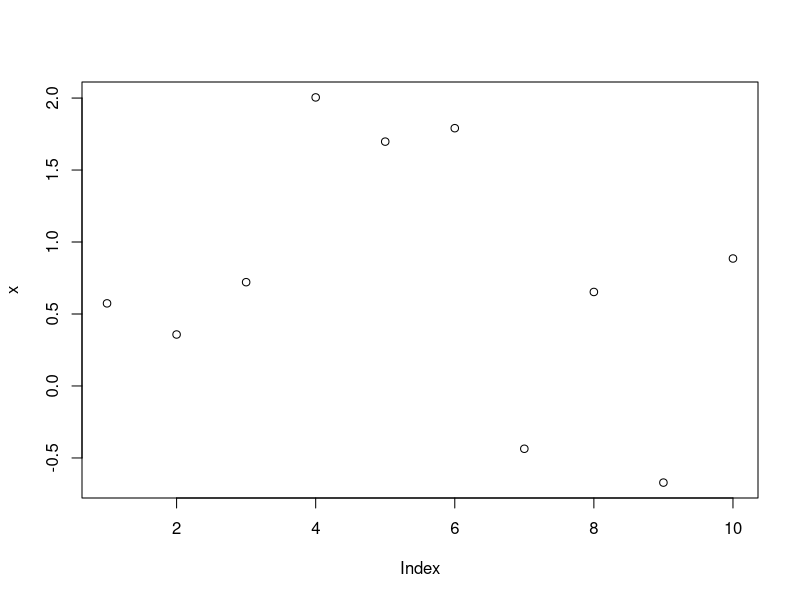

Source code (R):
## ---- chunk 1
x <- rnorm(10)
plot(x)
## ---- chunk 2

